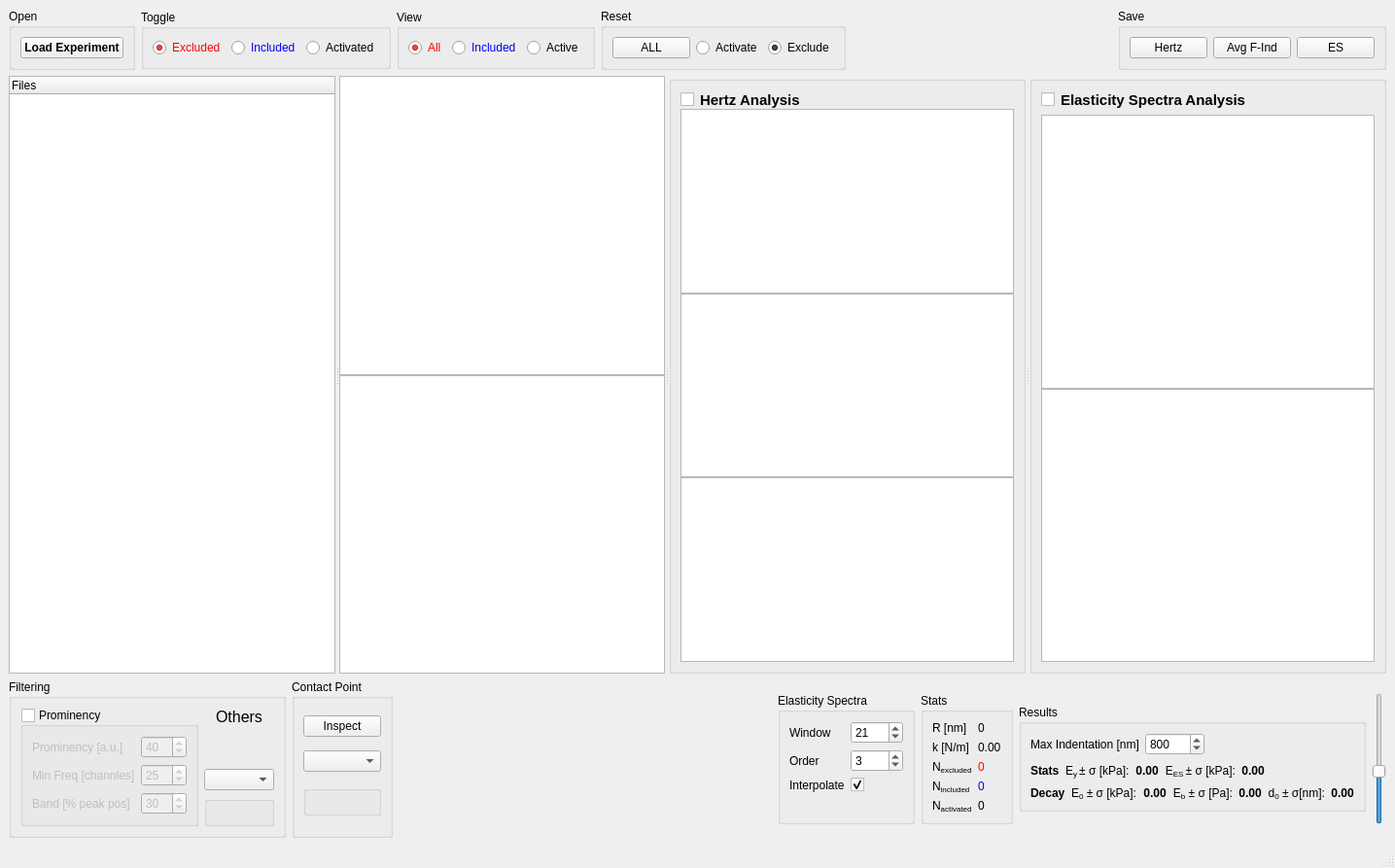
<?xml version="1.0" encoding="UTF-8"?>
<ui version="4.0">
 <class>MainWindow</class>
 <widget class="QMainWindow" name="MainWindow">
  <property name="geometry">
   <rect>
    <x>0</x>
    <y>0</y>
    <width>1435</width>
    <height>893</height>
   </rect>
  </property>
  <property name="font">
   <font>
    <family>Arial</family>
   </font>
  </property>
  <property name="windowTitle">
   <string>Nano2021</string>
  </property>
  <property name="windowIcon">
   <iconset>
    <normaloff>../../../../.designer/backup/ico.svg</normaloff>../../../../.designer/backup/ico.svg</iconset>
  </property>
  <widget class="QWidget" name="centralwidget">
   <layout class="QVBoxLayout" name="verticalLayout_8">
    <item>
     <layout class="QHBoxLayout" name="horizontalLayout_8">
      <item>
       <widget class="QGroupBox" name="groupBox_12">
        <property name="sizePolicy">
         <sizepolicy hsizetype="Preferred" vsizetype="Fixed">
          <horstretch>0</horstretch>
          <verstretch>0</verstretch>
         </sizepolicy>
        </property>
        <property name="title">
         <string>Open</string>
        </property>
        <layout class="QVBoxLayout" name="verticalLayout_3">
         <item>
          <widget class="QPushButton" name="open_selectfolder">
           <property name="font">
            <font>
             <weight>75</weight>
             <bold>true</bold>
            </font>
           </property>
           <property name="text">
            <string>Load Experiment</string>
           </property>
           <property name="shortcut">
            <string>Ctrl+S</string>
           </property>
          </widget>
         </item>
        </layout>
       </widget>
      </item>
      <item>
       <widget class="QGroupBox" name="groupBox_2">
        <property name="sizePolicy">
         <sizepolicy hsizetype="Preferred" vsizetype="Fixed">
          <horstretch>0</horstretch>
          <verstretch>0</verstretch>
         </sizepolicy>
        </property>
        <property name="title">
         <string>Toggle</string>
        </property>
        <layout class="QHBoxLayout" name="horizontalLayout_5">
         <property name="sizeConstraint">
          <enum>QLayout::SetMinimumSize</enum>
         </property>
         <item>
          <widget class="QRadioButton" name="toggle_excluded">
           <property name="styleSheet">
            <string notr="true">color: red;</string>
           </property>
           <property name="text">
            <string>Excluded</string>
           </property>
           <property name="checked">
            <bool>true</bool>
           </property>
          </widget>
         </item>
         <item>
          <widget class="QRadioButton" name="toggle_included">
           <property name="styleSheet">
            <string notr="true">color: blue;</string>
           </property>
           <property name="text">
            <string>Included</string>
           </property>
          </widget>
         </item>
         <item>
          <widget class="QRadioButton" name="toggle_activated">
           <property name="text">
            <string>Activated</string>
           </property>
          </widget>
         </item>
        </layout>
       </widget>
      </item>
      <item>
       <widget class="QGroupBox" name="groupBox">
        <property name="sizePolicy">
         <sizepolicy hsizetype="Preferred" vsizetype="Fixed">
          <horstretch>0</horstretch>
          <verstretch>0</verstretch>
         </sizepolicy>
        </property>
        <property name="title">
         <string>View</string>
        </property>
        <layout class="QHBoxLayout" name="horizontalLayout_4">
         <property name="sizeConstraint">
          <enum>QLayout::SetMinimumSize</enum>
         </property>
         <item>
          <widget class="QRadioButton" name="view_all">
           <property name="styleSheet">
            <string notr="true">color: red;</string>
           </property>
           <property name="text">
            <string>All</string>
           </property>
           <property name="checked">
            <bool>true</bool>
           </property>
          </widget>
         </item>
         <item>
          <widget class="QRadioButton" name="view_included">
           <property name="styleSheet">
            <string notr="true">color: blue;</string>
           </property>
           <property name="text">
            <string>Included</string>
           </property>
          </widget>
         </item>
         <item>
          <widget class="QRadioButton" name="view_active">
           <property name="text">
            <string>Active</string>
           </property>
          </widget>
         </item>
        </layout>
       </widget>
      </item>
      <item>
       <widget class="QGroupBox" name="groupBox_4">
        <property name="sizePolicy">
         <sizepolicy hsizetype="Preferred" vsizetype="Fixed">
          <horstretch>0</horstretch>
          <verstretch>0</verstretch>
         </sizepolicy>
        </property>
        <property name="title">
         <string>Reset</string>
        </property>
        <layout class="QHBoxLayout" name="horizontalLayout">
         <item>
          <widget class="QPushButton" name="reset_all">
           <property name="text">
            <string>ALL</string>
           </property>
          </widget>
         </item>
         <item>
          <widget class="QRadioButton" name="reset_activate">
           <property name="text">
            <string>Activate</string>
           </property>
          </widget>
         </item>
         <item>
          <widget class="QRadioButton" name="reset_exclude">
           <property name="text">
            <string>Exclude</string>
           </property>
           <property name="checked">
            <bool>true</bool>
           </property>
          </widget>
         </item>
        </layout>
       </widget>
      </item>
      <item>
       <spacer name="horizontalSpacer_7">
        <property name="orientation">
         <enum>Qt::Horizontal</enum>
        </property>
        <property name="sizeHint" stdset="0">
         <size>
          <width>40</width>
          <height>20</height>
         </size>
        </property>
       </spacer>
      </item>
      <item>
       <widget class="QGroupBox" name="groupBox_5">
        <property name="sizePolicy">
         <sizepolicy hsizetype="Preferred" vsizetype="Fixed">
          <horstretch>0</horstretch>
          <verstretch>0</verstretch>
         </sizepolicy>
        </property>
        <property name="title">
         <string>Save</string>
        </property>
        <layout class="QHBoxLayout" name="horizontalLayout_3">
         <item>
          <layout class="QHBoxLayout" name="horizontalLayout_2">
           <item>
            <widget class="QPushButton" name="save_dataHertz">
             <property name="text">
              <string>Hertz</string>
             </property>
            </widget>
           </item>
           <item>
            <widget class="QPushButton" name="save_avg_hertz">
             <property name="text">
              <string>Avg F-Ind</string>
             </property>
            </widget>
           </item>
           <item>
            <widget class="QPushButton" name="save_dataES">
             <property name="text">
              <string>ES</string>
             </property>
            </widget>
           </item>
          </layout>
         </item>
        </layout>
       </widget>
      </item>
     </layout>
    </item>
    <item>
     <widget class="QSplitter" name="splitter_4">
      <property name="orientation">
       <enum>Qt::Horizontal</enum>
      </property>
      <widget class="QSplitter" name="splitter_3">
       <property name="orientation">
        <enum>Qt::Horizontal</enum>
       </property>
       <widget class="QTreeWidget" name="mainlist">
        <property name="sizePolicy">
         <sizepolicy hsizetype="Minimum" vsizetype="Expanding">
          <horstretch>0</horstretch>
          <verstretch>0</verstretch>
         </sizepolicy>
        </property>
        <property name="font">
         <font>
          <weight>50</weight>
          <italic>false</italic>
          <bold>false</bold>
         </font>
        </property>
        <property name="frameShape">
         <enum>QFrame::StyledPanel</enum>
        </property>
        <property name="frameShadow">
         <enum>QFrame::Sunken</enum>
        </property>
        <property name="lineWidth">
         <number>0</number>
        </property>
        <property name="midLineWidth">
         <number>0</number>
        </property>
        <property name="sortingEnabled">
         <bool>false</bool>
        </property>
        <property name="animated">
         <bool>false</bool>
        </property>
        <column>
         <property name="text">
          <string>Files</string>
         </property>
        </column>
       </widget>
       <widget class="QWidget" name="layoutWidget">
        <layout class="QVBoxLayout" name="verticalLayout_7">
         <property name="spacing">
          <number>0</number>
         </property>
         <item>
          <widget class="PlotWidget" name="g_fdistance"/>
         </item>
         <item>
          <widget class="PlotWidget" name="g_single"/>
         </item>
        </layout>
       </widget>
      </widget>
      <widget class="QSplitter" name="splitter_2">
       <property name="orientation">
        <enum>Qt::Vertical</enum>
       </property>
       <widget class="QSplitter" name="splitter">
        <property name="sizePolicy">
         <sizepolicy hsizetype="Expanding" vsizetype="Preferred">
          <horstretch>0</horstretch>
          <verstretch>0</verstretch>
         </sizepolicy>
        </property>
        <property name="orientation">
         <enum>Qt::Horizontal</enum>
        </property>
        <widget class="QGroupBox" name="analysis_group_box">
         <property name="autoFillBackground">
          <bool>false</bool>
         </property>
         <property name="styleSheet">
          <string notr="true">border-color: rgb(232, 232, 232);</string>
         </property>
         <property name="title">
          <string/>
         </property>
         <layout class="QVBoxLayout" name="verticalLayout_5">
          <property name="spacing">
           <number>0</number>
          </property>
          <item>
           <widget class="QCheckBox" name="analysis">
            <property name="enabled">
             <bool>true</bool>
            </property>
            <property name="font">
             <font>
              <family>Arial</family>
              <pointsize>11</pointsize>
              <weight>75</weight>
              <bold>true</bold>
             </font>
            </property>
            <property name="layoutDirection">
             <enum>Qt::LeftToRight</enum>
            </property>
            <property name="text">
             <string>Hertz Analysis</string>
            </property>
            <property name="iconSize">
             <size>
              <width>15</width>
              <height>15</height>
             </size>
            </property>
           </widget>
          </item>
          <item>
           <widget class="PlotWidget" name="g_indentation">
            <property name="enabled">
             <bool>true</bool>
            </property>
            <property name="font">
             <font>
              <weight>75</weight>
              <bold>true</bold>
             </font>
            </property>
            <property name="acceptDrops">
             <bool>true</bool>
            </property>
            <property name="interactive">
             <bool>true</bool>
            </property>
           </widget>
          </item>
          <item>
           <widget class="PlotWidget" name="avg_hertz">
            <property name="enabled">
             <bool>true</bool>
            </property>
            <property name="interactive">
             <bool>true</bool>
            </property>
           </widget>
          </item>
          <item>
           <widget class="PlotWidget" name="g_scatter">
            <property name="enabled">
             <bool>true</bool>
            </property>
           </widget>
          </item>
         </layout>
        </widget>
        <widget class="QGroupBox" name="es_group_box">
         <property name="font">
          <font>
           <weight>50</weight>
           <bold>false</bold>
          </font>
         </property>
         <property name="styleSheet">
          <string notr="true">border-color: rgb(232, 232, 232);</string>
         </property>
         <property name="title">
          <string/>
         </property>
         <layout class="QVBoxLayout" name="verticalLayout_10">
          <property name="spacing">
           <number>-1</number>
          </property>
          <item>
           <widget class="QCheckBox" name="es_analysis">
            <property name="enabled">
             <bool>true</bool>
            </property>
            <property name="font">
             <font>
              <family>Arial</family>
              <pointsize>11</pointsize>
              <weight>75</weight>
              <bold>true</bold>
             </font>
            </property>
            <property name="layoutDirection">
             <enum>Qt::LeftToRight</enum>
            </property>
            <property name="text">
             <string>Elasticity Spectra Analysis </string>
            </property>
            <property name="iconSize">
             <size>
              <width>15</width>
              <height>15</height>
             </size>
            </property>
           </widget>
          </item>
          <item>
           <layout class="QVBoxLayout" name="verticalLayout_6">
            <property name="spacing">
             <number>0</number>
            </property>
            <item>
             <widget class="PlotWidget" name="g_es"/>
            </item>
            <item>
             <widget class="PlotWidget" name="g_decay">
              <property name="enabled">
               <bool>true</bool>
              </property>
              <property name="interactive">
               <bool>true</bool>
              </property>
             </widget>
            </item>
           </layout>
          </item>
         </layout>
        </widget>
       </widget>
      </widget>
     </widget>
    </item>
    <item>
     <layout class="QGridLayout" name="gridLayout_4">
      <item row="0" column="0">
       <layout class="QGridLayout" name="gridLayout_3">
        <item row="0" column="2">
         <widget class="QGroupBox" name="groupBox_8">
          <property name="title">
           <string>Filtering </string>
          </property>
          <layout class="QGridLayout" name="gridLayout">
           <item row="0" column="0">
            <widget class="QGroupBox" name="prominency">
             <property name="sizePolicy">
              <sizepolicy hsizetype="Preferred" vsizetype="Fixed">
               <horstretch>0</horstretch>
               <verstretch>0</verstretch>
              </sizepolicy>
             </property>
             <property name="title">
              <string>Prominency </string>
             </property>
             <property name="checkable">
              <bool>true</bool>
             </property>
             <property name="checked">
              <bool>false</bool>
             </property>
             <layout class="QFormLayout" name="formLayout">
              <item row="0" column="1">
               <widget class="QSpinBox" name="prominency_prominency">
                <property name="minimum">
                 <number>1</number>
                </property>
                <property name="maximum">
                 <number>999</number>
                </property>
                <property name="singleStep">
                 <number>10</number>
                </property>
                <property name="value">
                 <number>40</number>
                </property>
               </widget>
              </item>
              <item row="1" column="0">
               <widget class="QLabel" name="label_4">
                <property name="text">
                 <string>Min Freq [channles]</string>
                </property>
               </widget>
              </item>
              <item row="1" column="1">
               <widget class="QSpinBox" name="prominency_minfreq">
                <property name="minimum">
                 <number>3</number>
                </property>
                <property name="maximum">
                 <number>999</number>
                </property>
                <property name="singleStep">
                 <number>5</number>
                </property>
                <property name="value">
                 <number>25</number>
                </property>
               </widget>
              </item>
              <item row="2" column="0">
               <widget class="QLabel" name="label_5">
                <property name="text">
                 <string>Band [% peak pos]</string>
                </property>
               </widget>
              </item>
              <item row="2" column="1">
               <widget class="QSpinBox" name="prominency_band">
                <property name="minimum">
                 <number>1</number>
                </property>
                <property name="maximum">
                 <number>999</number>
                </property>
                <property name="singleStep">
                 <number>5</number>
                </property>
                <property name="value">
                 <number>30</number>
                </property>
               </widget>
              </item>
              <item row="0" column="0">
               <widget class="QLabel" name="label_3">
                <property name="text">
                 <string>Prominency [a.u.]</string>
                </property>
               </widget>
              </item>
             </layout>
            </widget>
           </item>
           <item row="0" column="1">
            <layout class="QVBoxLayout" name="verticalLayout_4">
             <item>
              <widget class="QLabel" name="label_26">
               <property name="enabled">
                <bool>true</bool>
               </property>
               <property name="font">
                <font>
                 <family>Arial</family>
                 <pointsize>12</pointsize>
                 <kerning>true</kerning>
                </font>
               </property>
               <property name="frameShape">
                <enum>QFrame::NoFrame</enum>
               </property>
               <property name="frameShadow">
                <enum>QFrame::Plain</enum>
               </property>
               <property name="lineWidth">
                <number>1</number>
               </property>
               <property name="text">
                <string>Others</string>
               </property>
               <property name="scaledContents">
                <bool>false</bool>
               </property>
               <property name="alignment">
                <set>Qt::AlignHCenter|Qt::AlignTop</set>
               </property>
              </widget>
             </item>
             <item>
              <widget class="QComboBox" name="comboFsmooth">
               <property name="layoutDirection">
                <enum>Qt::LeftToRight</enum>
               </property>
               <property name="autoFillBackground">
                <bool>false</bool>
               </property>
               <property name="frame">
                <bool>true</bool>
               </property>
              </widget>
             </item>
             <item>
              <widget class="QGroupBox" name="FSmooth_box">
               <property name="sizePolicy">
                <sizepolicy hsizetype="Preferred" vsizetype="Fixed">
                 <horstretch>0</horstretch>
                 <verstretch>0</verstretch>
                </sizepolicy>
               </property>
              </widget>
             </item>
            </layout>
           </item>
          </layout>
         </widget>
        </item>
        <item row="0" column="3">
         <widget class="QGroupBox" name="groupBox_9">
          <property name="title">
           <string>Contact Point </string>
          </property>
          <layout class="QVBoxLayout" name="verticalLayout">
           <item>
            <widget class="QPushButton" name="quickView">
             <property name="text">
              <string>Inspect</string>
             </property>
            </widget>
           </item>
           <item>
            <widget class="QComboBox" name="comboCP"/>
           </item>
           <item>
            <widget class="QGroupBox" name="CP_box">
             <property name="sizePolicy">
              <sizepolicy hsizetype="Preferred" vsizetype="Fixed">
               <horstretch>0</horstretch>
               <verstretch>0</verstretch>
              </sizepolicy>
             </property>
            </widget>
           </item>
          </layout>
         </widget>
        </item>
       </layout>
      </item>
      <item row="0" column="2">
       <layout class="QGridLayout" name="gridLayout_2">
        <item row="0" column="0">
         <widget class="QGroupBox" name="groupBox_6">
          <property name="enabled">
           <bool>true</bool>
          </property>
          <property name="title">
           <string>Elasticity Spectra</string>
          </property>
          <layout class="QFormLayout" name="formLayout_2">
           <item row="0" column="0">
            <widget class="QLabel" name="label_8">
             <property name="text">
              <string>Window</string>
             </property>
            </widget>
           </item>
           <item row="0" column="1">
            <widget class="QSpinBox" name="es_win">
             <property name="minimum">
              <number>3</number>
             </property>
             <property name="maximum">
              <number>9999</number>
             </property>
             <property name="value">
              <number>21</number>
             </property>
            </widget>
           </item>
           <item row="1" column="0">
            <widget class="QLabel" name="label_21">
             <property name="text">
              <string>Order</string>
             </property>
            </widget>
           </item>
           <item row="1" column="1">
            <widget class="QSpinBox" name="es_order">
             <property name="minimum">
              <number>1</number>
             </property>
             <property name="maximum">
              <number>9</number>
             </property>
             <property name="value">
              <number>3</number>
             </property>
            </widget>
           </item>
           <item row="2" column="0">
            <widget class="QLabel" name="label_13">
             <property name="text">
              <string>Interpolate</string>
             </property>
            </widget>
           </item>
           <item row="2" column="1">
            <widget class="QCheckBox" name="es_interpolate">
             <property name="text">
              <string/>
             </property>
             <property name="checked">
              <bool>true</bool>
             </property>
            </widget>
           </item>
          </layout>
         </widget>
        </item>
        <item row="0" column="1">
         <widget class="QGroupBox" name="groupBox_3">
          <property name="sizePolicy">
           <sizepolicy hsizetype="Preferred" vsizetype="Fixed">
            <horstretch>0</horstretch>
            <verstretch>0</verstretch>
           </sizepolicy>
          </property>
          <property name="title">
           <string>Stats</string>
          </property>
          <layout class="QFormLayout" name="formLayout_3">
           <item row="0" column="0">
            <widget class="QLabel" name="label_9">
             <property name="text">
              <string>R [nm]</string>
             </property>
            </widget>
           </item>
           <item row="0" column="1">
            <widget class="QLabel" name="stats_R">
             <property name="text">
              <string>0</string>
             </property>
            </widget>
           </item>
           <item row="1" column="0">
            <widget class="QLabel" name="label_17">
             <property name="text">
              <string>k [N/m]</string>
             </property>
            </widget>
           </item>
           <item row="1" column="1">
            <widget class="QLabel" name="stats_k">
             <property name="text">
              <string>0.00</string>
             </property>
            </widget>
           </item>
           <item row="2" column="0">
            <widget class="QLabel" name="label_11">
             <property name="text">
              <string>&lt;html&gt;&lt;head/&gt;&lt;body&gt;&lt;p&gt;N&lt;span style=&quot; vertical-align:sub;&quot;&gt;excluded&lt;/span&gt;&lt;/p&gt;&lt;/body&gt;&lt;/html&gt;</string>
             </property>
            </widget>
           </item>
           <item row="2" column="1">
            <widget class="QLabel" name="stats_ne">
             <property name="styleSheet">
              <string notr="true">color: red;</string>
             </property>
             <property name="text">
              <string>0</string>
             </property>
            </widget>
           </item>
           <item row="3" column="0">
            <widget class="QLabel" name="label_10">
             <property name="text">
              <string>&lt;html&gt;&lt;head/&gt;&lt;body&gt;&lt;p&gt;N&lt;span style=&quot; vertical-align:sub;&quot;&gt;included&lt;/span&gt;&lt;/p&gt;&lt;/body&gt;&lt;/html&gt;</string>
             </property>
            </widget>
           </item>
           <item row="3" column="1">
            <widget class="QLabel" name="stats_ni">
             <property name="styleSheet">
              <string notr="true">color: blue;</string>
             </property>
             <property name="text">
              <string>0</string>
             </property>
            </widget>
           </item>
           <item row="4" column="0">
            <widget class="QLabel" name="label_15">
             <property name="text">
              <string>&lt;html&gt;&lt;head/&gt;&lt;body&gt;&lt;p&gt;N&lt;span style=&quot; vertical-align:sub;&quot;&gt;activated&lt;/span&gt;&lt;/p&gt;&lt;/body&gt;&lt;/html&gt;</string>
             </property>
            </widget>
           </item>
           <item row="4" column="1">
            <widget class="QLabel" name="stats_na">
             <property name="styleSheet">
              <string notr="true"/>
             </property>
             <property name="text">
              <string>0</string>
             </property>
            </widget>
           </item>
          </layout>
         </widget>
        </item>
        <item row="0" column="2">
         <widget class="QGroupBox" name="GroupFIT">
          <property name="sizePolicy">
           <sizepolicy hsizetype="Preferred" vsizetype="Fixed">
            <horstretch>0</horstretch>
            <verstretch>0</verstretch>
           </sizepolicy>
          </property>
          <property name="title">
           <string>Results </string>
          </property>
          <property name="checkable">
           <bool>false</bool>
          </property>
          <layout class="QVBoxLayout" name="verticalLayout_9">
           <item>
            <layout class="QHBoxLayout" name="horizontalLayout_13">
             <item>
              <widget class="QLabel" name="label_16">
               <property name="text">
                <string>Max Indentation [nm]</string>
               </property>
              </widget>
             </item>
             <item>
              <widget class="QSpinBox" name="fit_indentation">
               <property name="minimum">
                <number>10</number>
               </property>
               <property name="maximum">
                <number>19999</number>
               </property>
               <property name="value">
                <number>800</number>
               </property>
              </widget>
             </item>
             <item>
              <spacer name="horizontalSpacer_6">
               <property name="orientation">
                <enum>Qt::Horizontal</enum>
               </property>
               <property name="sizeHint" stdset="0">
                <size>
                 <width>40</width>
                 <height>20</height>
                </size>
               </property>
              </spacer>
             </item>
            </layout>
           </item>
           <item>
            <layout class="QHBoxLayout" name="horizontalLayout_7">
             <item>
              <widget class="QLabel" name="label_6">
               <property name="text">
                <string>&lt;html&gt;&lt;head/&gt;&lt;body&gt;&lt;p&gt;&lt;span style=&quot; font-weight:600;&quot;&gt;Stats&lt;/span&gt;&lt;/p&gt;&lt;/body&gt;&lt;/html&gt;</string>
               </property>
              </widget>
             </item>
             <item>
              <widget class="QLabel" name="label_18">
               <property name="text">
                <string>&lt;html&gt;&lt;head/&gt;&lt;body&gt;&lt;p&gt;E&lt;span style=&quot; vertical-align:sub;&quot;&gt;y  &lt;/span&gt; &lt;span&gt;&amp;#177;&lt;/span&gt; &lt;span&gt;&amp;sigma;&lt;/span&gt; [kPa]:&lt;/p&gt;&lt;/body&gt;&lt;/html&gt;</string>
               </property>
              </widget>
             </item>
             <item>
              <widget class="QLabel" name="data_average">
               <property name="styleSheet">
                <string notr="true">font-weight:bold;</string>
               </property>
               <property name="text">
                <string>0.00</string>
               </property>
               <property name="alignment">
                <set>Qt::AlignCenter</set>
               </property>
              </widget>
             </item>
             <item>
              <widget class="QLabel" name="label_20">
               <property name="text">
                <string>&lt;html&gt;&lt;head/&gt;&lt;body&gt;&lt;p&gt;E&lt;span style=&quot; vertical-align:sub;&quot;&gt;ES &lt;/span&gt;± σ [kPa]:&lt;/p&gt;&lt;/body&gt;&lt;/html&gt;</string>
               </property>
               <property name="alignment">
                <set>Qt::AlignRight|Qt::AlignTrailing|Qt::AlignVCenter</set>
               </property>
              </widget>
             </item>
             <item>
              <widget class="QLabel" name="data_std">
               <property name="styleSheet">
                <string notr="true">font-weight:bold;</string>
               </property>
               <property name="text">
                <string>0.00</string>
               </property>
               <property name="alignment">
                <set>Qt::AlignCenter</set>
               </property>
              </widget>
             </item>
             <item>
              <spacer name="horizontalSpacer_2">
               <property name="orientation">
                <enum>Qt::Horizontal</enum>
               </property>
               <property name="sizeHint" stdset="0">
                <size>
                 <width>40</width>
                 <height>20</height>
                </size>
               </property>
              </spacer>
             </item>
            </layout>
           </item>
           <item>
            <layout class="QHBoxLayout" name="horizontalLayout_14">
             <item>
              <widget class="QLabel" name="label_12">
               <property name="text">
                <string>&lt;html&gt;&lt;head/&gt;&lt;body&gt;&lt;p&gt;&lt;span style=&quot; font-weight:600;&quot;&gt;Decay&lt;/span&gt;&lt;/p&gt;&lt;/body&gt;&lt;/html&gt;</string>
               </property>
              </widget>
             </item>
             <item>
              <widget class="QLabel" name="label_22">
               <property name="text">
                <string>&lt;html&gt;&lt;head/&gt;&lt;body&gt;&lt;p&gt;E&lt;span style=&quot; vertical-align:sub;&quot;&gt;0&lt;/span&gt; &lt;span&gt;&amp;#177;&lt;/span&gt; &lt;span&gt;&amp;sigma;&lt;/span&gt; [kPa]:&lt;/p&gt;&lt;/body&gt;&lt;/html&gt;</string>
               </property>
              </widget>
             </item>
             <item>
              <widget class="QLabel" name="decay_e0">
               <property name="styleSheet">
                <string notr="true">font-weight:bold;</string>
               </property>
               <property name="text">
                <string>0.00</string>
               </property>
               <property name="alignment">
                <set>Qt::AlignCenter</set>
               </property>
              </widget>
             </item>
             <item>
              <widget class="QLabel" name="label_24">
               <property name="text">
                <string>&lt;html&gt;&lt;head/&gt;&lt;body&gt;&lt;p&gt;E&lt;span style=&quot; vertical-align:sub;&quot;&gt;b&lt;/span&gt; &lt;span&gt;&amp;#177;&lt;/span&gt; &lt;span&gt;&amp;sigma;&lt;/span&gt; [Pa]:&lt;/p&gt;&lt;/body&gt;&lt;/html&gt;</string>
               </property>
               <property name="alignment">
                <set>Qt::AlignRight|Qt::AlignTrailing|Qt::AlignVCenter</set>
               </property>
              </widget>
             </item>
             <item>
              <widget class="QLabel" name="decay_eb">
               <property name="styleSheet">
                <string notr="true">font-weight:bold;</string>
               </property>
               <property name="text">
                <string>0.00</string>
               </property>
               <property name="alignment">
                <set>Qt::AlignCenter</set>
               </property>
              </widget>
             </item>
             <item>
              <widget class="QLabel" name="label_25">
               <property name="text">
                <string>&lt;html&gt;&lt;head/&gt;&lt;body&gt;&lt;p&gt;d&lt;span style=&quot; vertical-align:sub;&quot;&gt;0&lt;/span&gt; &lt;span&gt;&amp;#177;&lt;/span&gt; &lt;span&gt;&amp;sigma;&lt;/span&gt;[nm]:&lt;/p&gt;&lt;/body&gt;&lt;/html&gt;</string>
               </property>
               <property name="alignment">
                <set>Qt::AlignRight|Qt::AlignTrailing|Qt::AlignVCenter</set>
               </property>
              </widget>
             </item>
             <item>
              <widget class="QLabel" name="decay_d0">
               <property name="styleSheet">
                <string notr="true">font-weight:bold;</string>
               </property>
               <property name="text">
                <string>0.00</string>
               </property>
               <property name="alignment">
                <set>Qt::AlignCenter</set>
               </property>
              </widget>
             </item>
            </layout>
           </item>
          </layout>
         </widget>
        </item>
        <item row="0" column="3">
         <widget class="QSlider" name="slid_alpha">
          <property name="sizePolicy">
           <sizepolicy hsizetype="Fixed" vsizetype="Minimum">
            <horstretch>0</horstretch>
            <verstretch>0</verstretch>
           </sizepolicy>
          </property>
          <property name="maximum">
           <number>255</number>
          </property>
          <property name="singleStep">
           <number>1</number>
          </property>
          <property name="value">
           <number>100</number>
          </property>
          <property name="orientation">
           <enum>Qt::Vertical</enum>
          </property>
         </widget>
        </item>
       </layout>
      </item>
      <item row="0" column="1">
       <spacer name="horizontalSpacer_3">
        <property name="orientation">
         <enum>Qt::Horizontal</enum>
        </property>
        <property name="sizeHint" stdset="0">
         <size>
          <width>68</width>
          <height>20</height>
         </size>
        </property>
       </spacer>
      </item>
     </layout>
    </item>
   </layout>
  </widget>
  <widget class="QStatusBar" name="statusbar"/>
 </widget>
 <customwidgets>
  <customwidget>
   <class>PlotWidget</class>
   <extends>QGraphicsView</extends>
   <header location="global">pyqtgraph</header>
  </customwidget>
 </customwidgets>
 <resources/>
 <connections/>
</ui>
